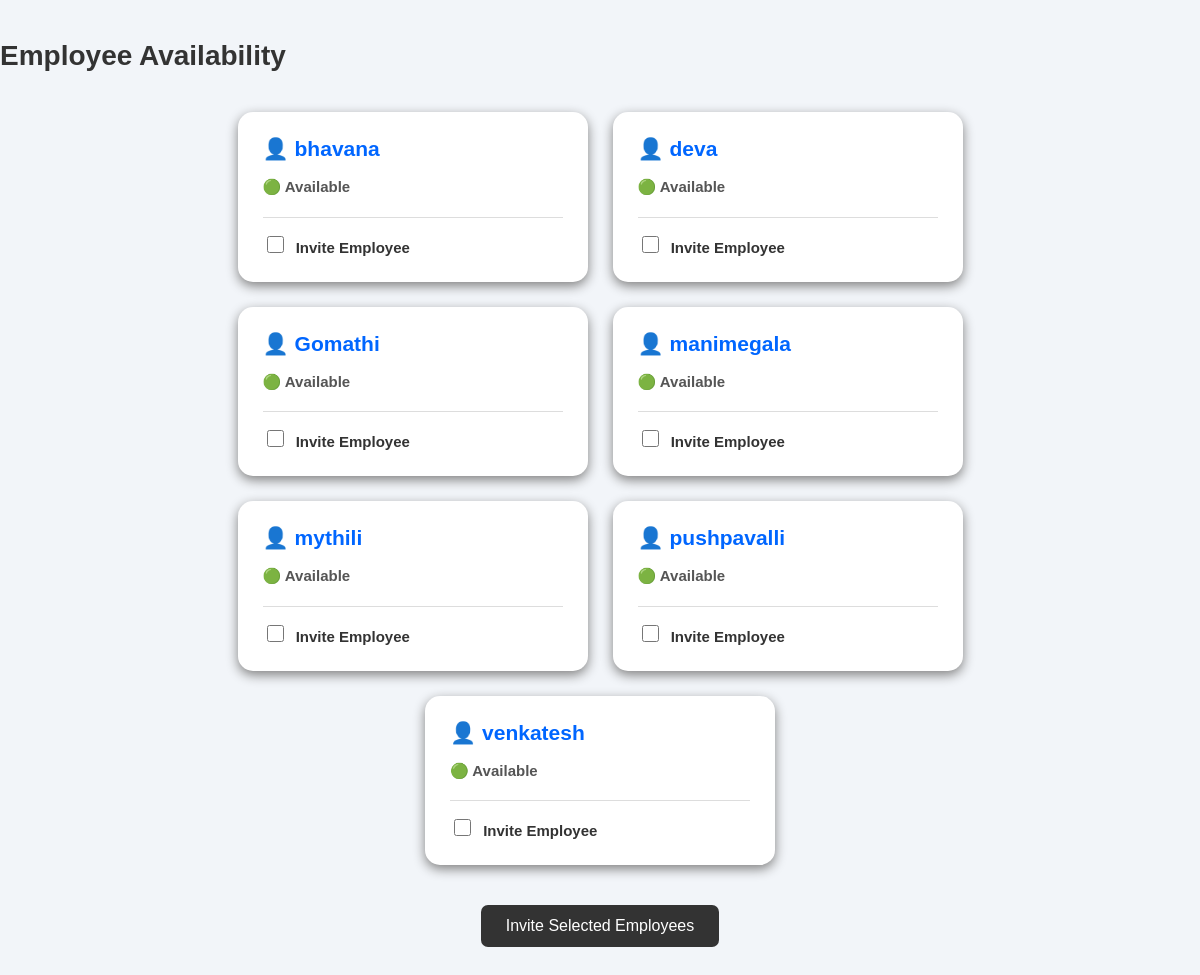
Page /employee_availability.php?meeting_id=1 on the committed database.
### tables this page shows
CREATE TABLE `employee` (
  `id` int(11) NOT NULL AUTO_INCREMENT,
  `full_name` varchar(100) NOT NULL,
  `email` varchar(100) NOT NULL,
  `password` varchar(255) NOT NULL,
  `department` varchar(100) DEFAULT NULL,
  `phone` varchar(15) DEFAULT NULL,
  `availability` enum('Available','Busy') DEFAULT 'Available',
  `created_at` timestamp NOT NULL DEFAULT current_timestamp(),
  `project_name` varchar(255) DEFAULT NULL,
  PRIMARY KEY (`id`),
  UNIQUE KEY `email` (`email`)
);

### employee_availability.php (the view, shortened to what this page needs)
<?php
include "../database/connection.php";
?>
<!DOCTYPE html>
<html>
<head>
<link
    rel="stylesheet"
    href="employee_availability.css"
>
</head>
<body>
<h2>Employee Availability</h2>
<form
    action="send_invite.php"
    method="POST"
>
<div class="employee-container">
<?php
$query = "
    SELECT
        id,
        full_name
    FROM employee
    ORDER BY full_name ASC
";
$result = mysqli_query(
    $conn,
    $query
);
while (
    $row =
    mysqli_fetch_assoc($result)
) {
    $employee_id =
        intval($row['id']);
    $is_busy = false;
?>
<div class="employee-card">
<h3>
👤
<?php
echo htmlspecialchars(
    $row['full_name']
);
?>
</h3>
<?php
if ($is_busy) {
?>
<p class="busy-status">
🔴 Busy
</p>
<?php
}
else {
?>
<p class="available-status">
🟢 Available
</p>
<div class="invite-area">
<label>
<input
    type="checkbox"
    name="employee[]"
    value="<?php
        echo $employee_id;
    ?>"
>
Invite Employee
</label>
</div>
<?php
}
?>
</div>
<?php
}
?>
</div>
<button
    type="submit"
    class="main-button"
>
Invite Selected Employees
</button>
</form>
</body>
</html>

### employee_availability.css (style rules this page uses)
body { margin: 0; padding: 0; font-family: Arial, sans-serif; background: #f2f5f9; }
h2 { margin-top: 40px; color: #333; font-size: 28px; }
.employee-container { display: flex; justify-content: center; align-items: stretch; flex-wrap: wrap; gap: 25px; margin: 40px auto; width: 90%; max-width: 1100px; }
.employee-card { width: 300px; background: white; padding: 25px; border-radius: 15px; box-shadow: 0 4px 12px gray; text-align: left; position: relative; }
.employee-card h3 { color: #0066ff; margin-top: 0; margin-bottom: 15px; font-size: 21px; }
.employee-card p { font-size: 15px; color: #555; font-weight: bold; margin: 10px 0; line-height: 1.5; }
.available-status { color: green; font-weight: bold; font-size: 16px; }
.invite-area { margin-top: 18px; padding-top: 15px; border-top: 1px solid #ddd; }
.invite-area input[type="checkbox"] { width: 17px; height: 17px; margin-right: 8px; cursor: pointer; }
.invite-area label { font-size: 15px; font-weight: bold; color: #333; cursor: pointer; }
.main-button { display: block; margin: 30px auto 50px; padding: 12px 25px; border: none; border-radius: 7px; background: #333; color: white; font-size: 16px; cursor: pointer; }

### rows in the picture
employee: full_name "bhavana"
employee: full_name "deva"
employee: full_name "Gomathi"
employee: full_name "manimegala"
employee: full_name "mythili"
employee: full_name "pushpavalli"
employee: full_name "venkatesh"
